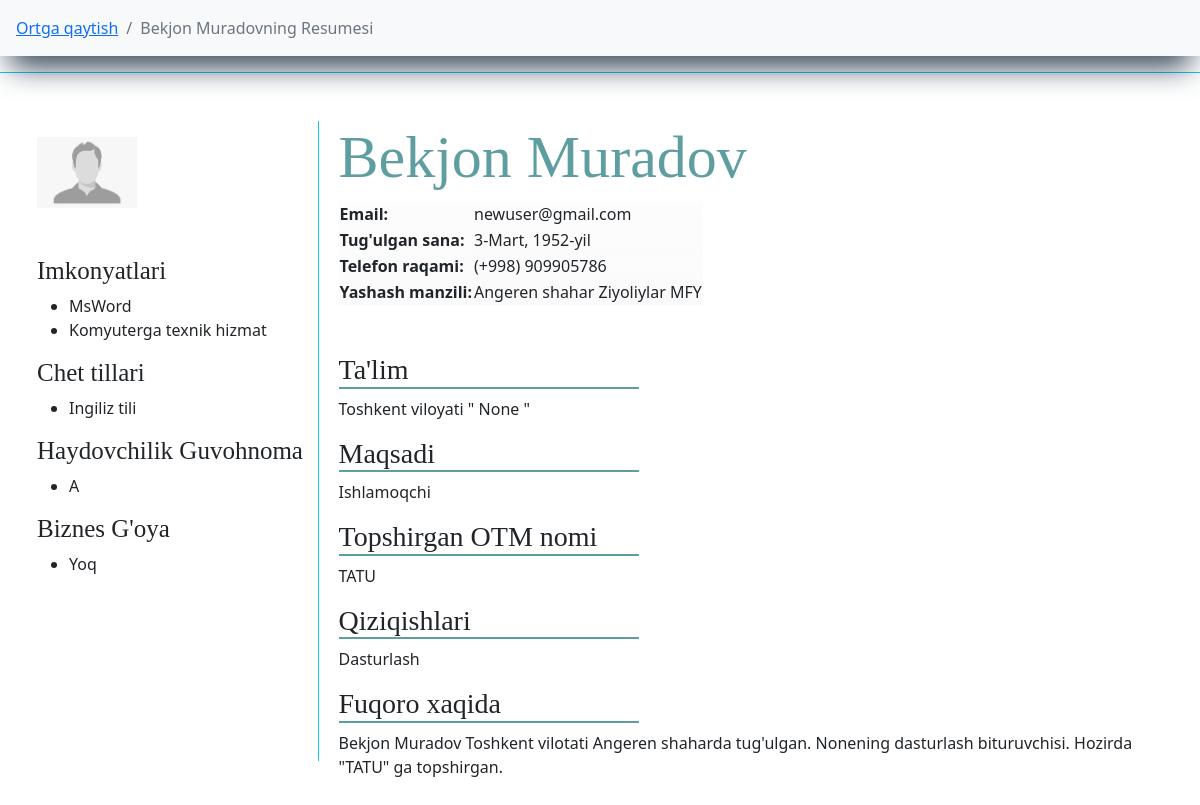
/bitiruvchilar/tuman/kollej/bitiruvchi/49/ (signed in), run on the app's committed database.
### main/models.py (models this page shows, shortened)
class Bitiruvchi(models.Model):
    f_name = models.CharField(max_length=l, verbose_name="F.I.Sh")
    img  = models.ImageField(default='default/default.png', upload_to='bitiruvchilar-foto/', verbose_name="Rasm")
    t_sana = models.DateField(verbose_name="Tug'ulgan sana", null=True, blank=True)
    jins = models.CharField(max_length=l, choices=jins, verbose_name="Jinsi", default="o'g'il bola")
    tuman = models.ForeignKey(TumanVaShahar, on_delete=models.CASCADE, verbose_name="Yashaydigan tuman(shahar)")
    mahalla = models.ForeignKey(Mahalla, on_delete=models.CASCADE, verbose_name="Mahalla Nomi")
    uy = models.CharField(max_length=l, null=True, blank=True, verbose_name="Ko'cha nomi 45uy")
    phone = models.CharField(max_length=9, verbose_name="Telefon raqam (+998) ", null=True, blank=True)
    email = models.EmailField(max_length=l, verbose_name="E-Pochta", null=True, blank=True)
    imkonyat = models.ManyToManyField(Imkonyat, related_name="abilty", verbose_name="Kompyuter bilimi")
    qiziqish = models.ForeignKey(Qiziqish, related_name="interest", on_delete=models.CASCADE, verbose_name="Qiziqish")
    sport = models.ManyToManyField(Sport, related_name="sport", verbose_name="Qiziqadigan sport turi")
    chettili = models.ManyToManyField(ChetTili, related_name="f_lang")
    idea = models.CharField(verbose_name="Biznes g'oya", max_length=l, choices=yesNo, default="Yoq")
    short_f = models.CharField(max_length=10000, verbose_name="Bizness g'oya haqqida qisqacha (agar bor bo'lsa)", null=True, blank=True)
    add_time = models.DateTimeField(auto_now_add=True)
    def __str__(self):
        return self.f_name

class AutoTime(models.Model):
    name = models.CharField(max_length=l, verbose_name="Nomi")
    add_time = models.DateTimeField(auto_now_add=True)
    def __str__(self):
        return self.name

class Imkonyat(AutoTime):
    def __str__(self):
        return super().__str__()

class AutoTime(models.Model):
    name = models.CharField(max_length=l, verbose_name="Nomi")
    add_time = models.DateTimeField(auto_now_add=True)
    def __str__(self):
        return self.name

class ChetTili(AutoTime):
    def __str__(self):
        return super().__str__()

class KollejBitiruvchisi(Bitiruvchi):
    type = models.ForeignKey(TypeKollej, on_delete=models.SET_NULL, null=True, blank=True, verbose_name="Professional ta'lim")
    tuman_kj = models.ForeignKey(TumanVaShahar, on_delete=models.SET_NULL, null=True, blank=True, verbose_name="Kollej manzili")
    kollej = models.ForeignKey(Kollej, on_delete=models.SET_NULL, verbose_name="Bitirayotgan Kollej", null=True, blank=True)
    kolleJ = models.CharField(max_length=l, null=True, blank=True, verbose_name="Bitirayotgan kollej")
    stu_way = models.CharField(max_length=l, null=True, blank=True, verbose_name="Mutaxasislik")
    maqsad = models.CharField(max_length=l, choices=aim, default="Ishlamoqchi", verbose_name="Maqsadi")
    univer_sity = models.CharField(max_length=l, verbose_name="Topshirmoqchi bo'lgan universitet", null=True, blank=True)
    guvohnoma = models.ForeignKey(DriverLicense, on_delete=models.SET_NULL, null=True, blank=True, verbose_name="Haydovchilik Guvohnomasi")
    def __str__(self):
        return super().__str__()

class TumanVaShahar(AutoTime):
    status = models.CharField(max_length=l, choices=t_sh, default="shaxar")
    def __str__(self):
        return f"{super().name} {self.status}"

### main/views.py (the view)
# urls.py: path("tuman/kollej/bitiruvchi/<pk>/", ResumeKollej, name="RK"),
def ResumeKollej(request, pk):
    kollej_b = KollejBitiruvchisi.objects.get(pk=pk)
    return render(request, 'cv/resume_kollej.html', {
        'object': kollej_b,
    })

### main/custom_context_processor.py (called while the page is built)
def data_avalible(request):
    all_tumanlar = TumanVaShahar.objects.all().order_by('name')
    context = {
        'all_tumanlar':all_tumanlar,
    }
    return context

### main/models.py (called while the page is built)
    def __str__(self):
        return f"{super().__str__()} MFY"

    def __str__(self):
        return super().__str__()

    def __str__(self):
        return super().__str__()

### templates/cv/resume_kollej.html (shortened to what this page needs)
{% extends "main.html" %}
{% block content %}
<nav aria-label="breadcrumb" class="sticky-top bg-light">
    <ol class="breadcrumb p-3">
      <li class="breadcrumb-item"><a href="{% url 'KD' pk=object.kollej.pk %}">Ortga qaytish</a></li>
      <li class="breadcrumb-item active" aria-current="page">{{ object }}ning Resumesi</li>
    </ol>
</nav>
 <div class="row">
     <div class="col-xxl-5 m-auto p-5 border border-info">
         <div class="img-name">
             <div class="img border-end border-info pt-3">
                 <img src="{{ object.img.url }}" width="100" alt="">
                 <div class="imkonyat">
                        <h3>Imkonyatlari</h3>
                        <ul>
                            {% for i in object.imkonyat.all %}
                                <li>{{ i }}</li>
                            {% endfor %}
                        </ul>
                        <h3>Chet tillari</h3>
                        <ul>
                            {% for i in object.chettili.all %}
                                <li>{{ i }}</li>
                            {% endfor %}
                        </ul>
                        <h3>Haydovchilik Guvohnoma</h3>
                        <ul>
                            <li>{{ object.guvohnoma }}</li>
                        </ul>
                        <h3>Biznes G'oya</h3>
                        <ul>
                            <li>{{ object.idea }}</li>
                        </ul>
                 </div>
             </div>
             <div class="name">
                 <div class="user-name">
                     <h1 class="ism">{{ object.f_name }}</h1>
                 </div>
                 <div class="data">
                     <table>
                         <tr>
                             <th>Email: </th>
                             <td>{{ object.email }}</td>
                         </tr>
                         <tr>
                             <th>Tug'ulgan sana: </th>
                             <td>{{ object.t_sana }}</td>
                         </tr>
                         <tr>
                             <th>Telefon raqami:</th>
                             <td>(+998) {{ object.phone }}</td>
                         </tr>
                         <tr>
                             <th>Yashash manzili: </th>
                             <td>{{ object.tuman }} {{ object.mahalla }}</td>
                         </tr>
                     </table>
                     <div class="info-data">
                        <h3 class="">
                            Ta'lim
                        </h3>
                        <p>
                            Toshkent viloyati {{ object.kolleJ.tuman }} " {{ object.kolleJ }} "
                        </p>
                        <h3>Maqsadi</h3>
                        <p>
                            {{ object.maqsad }}
                        </p>
                        <h3>Topshirgan OTM nomi</h3>
                        {% if object.univer_sity %}
                            <p>
                                {{ object.univer_sity }}
                            </p>
                        {% else %}
                            <p>
                                --------------
                            </p>
                        {% endif %}
                        <h3>Qiziqishlari</h3>
                        <p>
                            {{ object.qiziqish }}
                        </p>
                         <h3>Fuqoro xaqida</h3>
                         <p>
                            {{ object.f_name }} Toshkent vilotati {{ object.tuman }}da tug'ulgan.
                            {{ object.kolleJ }}ning {{ object.stu_way }} bituruvchisi.
                            {% if object.univer_sity %}
                                Hozirda "{{ object.univer_sity }}" ga topshirgan.
                            {% else %}
                                Hech qaysi OTMga topshirmagan
                            {% endif %}
                         </p>
                     </div>
                 </div>
             </div>
         </div>
     </div>
 </div>
{% endblock %}

### static/css/style.css (style rules this page uses)
body { overflow-x: hidden; }
h1 { font-weight: 500 !important; }
nav { box-shadow: rgb(38, 57, 77) 0px 20px 30px -10px; }
a { text-decoration: none; }
.img-name { width: 100%; display: inline-flex; justify-content: space-between; }
.img { width: 25%; height: 80vh; }
.name { width: 75%; padding-left: 20px; }
.ism { font-size: 60px; color: cadetblue; font-family: fantasy; }
.info-data h3 { width: 300px; font-family: serif; border-bottom: 2px solid cadetblue; }
.imkonyat h3 { font-size: 25px; font-family: serif; }

### data on the page
Bitiruvchi: f_name "Bekjon Muradov", img (placeholder picture), idea "Yoq", email "newuser@gmail.com", t_sana "3-Mart, 1952-yil", phone "909905786", tuman "Angeren shahar", mahalla "Ziyoliylar MFY", qiziqish "Dasturlash"
Imkonyat: name "MsWord"
Imkonyat: name "Komyuterga texnik hizmat"
ChetTili: name "Ingiliz tili"
KollejBitiruvchisi: guvohnoma "A", kolleJ "None", maqsad "Ishlamoqchi", univer_sity "TATU", stu_way "dasturlash"
